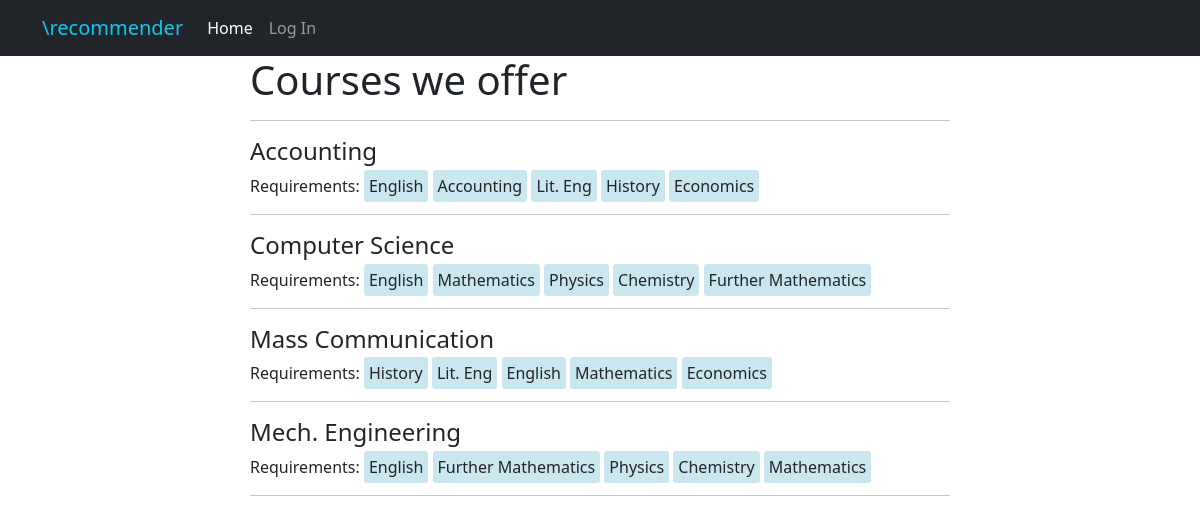
Page /offered-courses/ on the committed database.
### models/models.py (models this page shows, shortened)
class BaseMixin:
    _id = db.Column(db.Integer, primary_key=True)

class Course(db.Model, BaseMixin):
    __tablename__  = "course"
    course_title = db.Column(db.String(50), nullable = False, unique = True)
    course_code = db.Column(db.Integer, unique = True)
    is_full = db.Column(db.Boolean, default=False)
    max_candidate = db.Column(db.Integer, nullable=False)
    jamb = db.relationship("AdminJamb", backref="course", lazy=True, uselist = False)
    count = db.Column(db.Integer, default=0)
    waec = db.relationship("WaecSubject", backref="course", lazy=True)
    min_aggr = db.Column(db.Float, default=50.00)
    category_id = db.Column(db.Integer, db.ForeignKey('course_category._id'))

class WaecSubject(db.Model, BaseMixin):
    __tablename__ = "waecsubject"
    name = db.Column(db.String(50), nullable = False)
    is_compulsory = db.Column(db.Boolean, default=False)
    course_id = db.Column(db.Integer, db.ForeignKey('course._id'))
    grade_id = db.Column(db.Integer, db.ForeignKey('grade._id'))

### school/urls.py (the view)
@school.route("/offered-courses/")
def offer():
    page = request.args.get("page", 1, type=int)
    courses = Course.query.order_by(Course.course_title.asc()).paginate(page=page).items
    return render("courses.html", courses=courses)

### main.py (called while the page is built)
@app.context_processor
def context_processor():
    return {"auth": auth}

### templates/courses.html (shortened to what this page needs)
{% extends "base.html" %}
{% block head %}
<link rel="stylesheet" href="{{url_for('static', filename='css/course.css')}}">
{% endblock %}
{% block content %}
<h1>Courses we offer</h1>
<hr>
<div>
	{% for course in courses %}
		<blockquote>
			<h4>{{course.course_title}}</h4>
			<p>Requirements:
				{% for sub in course.waec %}
					<span class="sub">{{sub.name}}</span>
				{% endfor %}
			</p>
		</blockquote>
		<hr>
	{% endfor %}
</div>
{% endblock %}

### templates/base.html (shortened to what this page needs)
<!DOCTYPE html>
<html lang="en">
<head>
    <link href="https://cdn.jsdelivr.net/npm/bootstrap@5.3.1/dist/css/bootstrap.min.css" rel="stylesheet">
    <link rel="stylesheet" type="text/css" href="{{url_for('static', filename='css/base.css')}}">
    {% block head %}
    {% endblock %}
</head>
<body id="body">
    <nav class="navbar navbar-expand-lg navbar-dark bg-dark" id="nav">
        <div class="container ml-5">
            <a class="navbar-brand text-info" href="#">\recommender</a>
            <div class="collapse navbar-collapse" id="navbarNav">
                <ul class="navbar-nav">
                    <li class="nav-item">
                        <a class="nav-link active" aria-current="page" href="{{url_for('school.index')}}">Home</a>
                    </li>
                    <li class="nav-item">
                        <a class="nav-link usp" href="{{url_for('users.login')}}">Log In</a>
                    </li>
                </ul>
            </div>
        </div>
    </nav>
    <section class="content-section ajx">
        {% block content %}
        {% endblock %}
    </section>
</body>
</html>

### static/css/base.css (style rules this page uses)
.ajx { display: flex !important; align-items: center; justify-content: center; }

### static/css/course.css (style rules this page uses)
.ajx { display: block !important; padding: 10px; }
.sub { background-color: #add8e6a3; padding: 5px; border-radius: 3px; }
@media screen and (min-width:800px) { .ajx { padding: 0px 250px; } }

### rows in the picture
Course: course_title "Accounting"
WaecSubject: name "English"
WaecSubject: name "Accounting"
WaecSubject: name "Lit. Eng"
WaecSubject: name "History"
WaecSubject: name "Economics"
Course: course_title "Computer Science"
WaecSubject: name "English"
WaecSubject: name "Mathematics"
WaecSubject: name "Physics"
WaecSubject: name "Chemistry"
WaecSubject: name "Further Mathematics"
Course: course_title "Mass Communication"
WaecSubject: name "History"
WaecSubject: name "Lit. Eng"
WaecSubject: name "English"
WaecSubject: name "Mathematics"
WaecSubject: name "Economics"
Course: course_title "Mech. Engineering"
WaecSubject: name "English"
WaecSubject: name "Further Mathematics"
WaecSubject: name "Physics"
WaecSubject: name "Chemistry"
WaecSubject: name "Mathematics"
